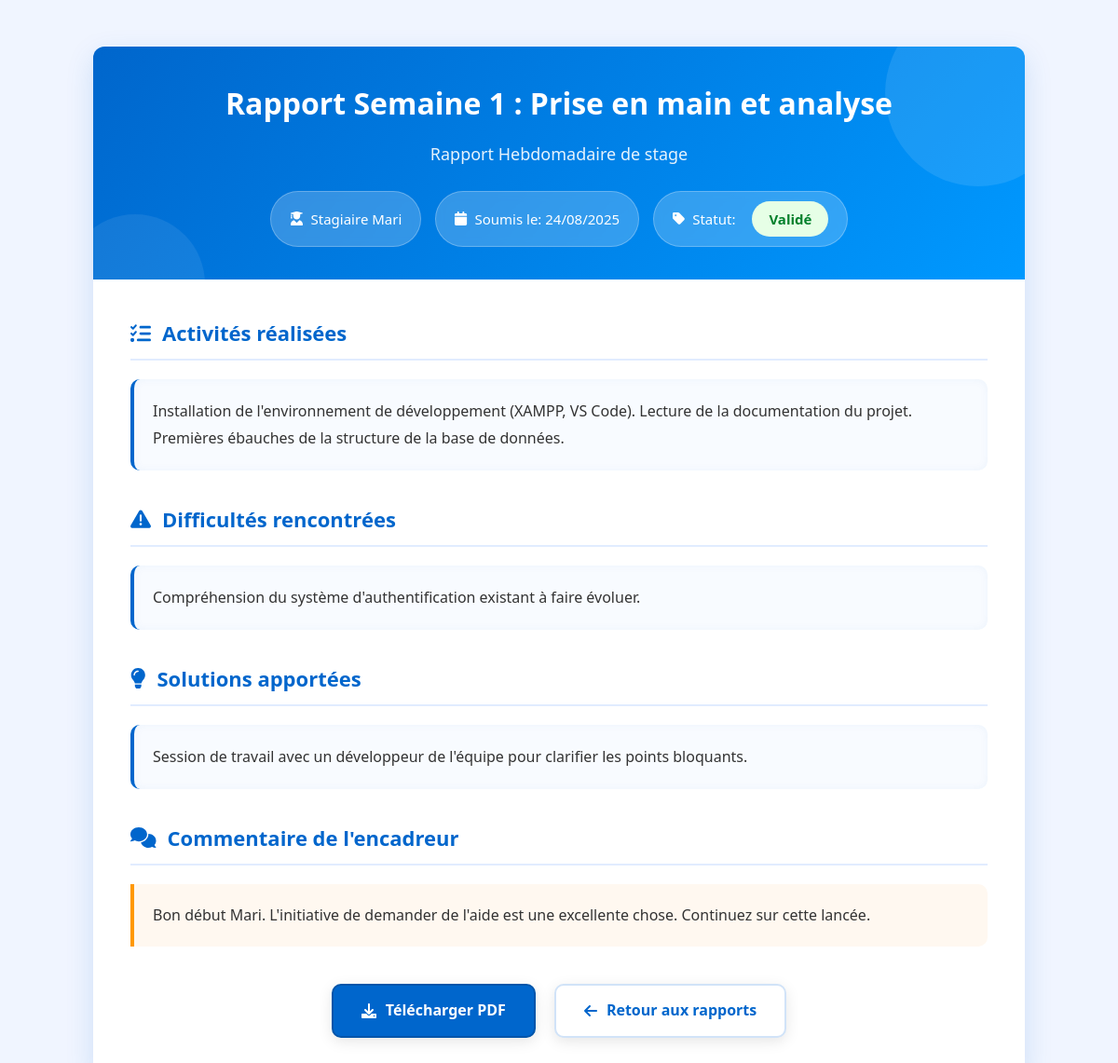
Screenshot of /voir_rapport.php?id=1 (signed in) with the database file from the repository.
### tables this page shows
CREATE TABLE `rapports` (
  `id` int(11) NOT NULL,
  `stagiaire_id` int(11) NOT NULL,
  `tache_id` int(11) DEFAULT NULL,
  `type` enum('journalier','hebdomadaire','mensuel') NOT NULL,
  `titre` varchar(255) NOT NULL,
  `activites` text NOT NULL,
  `difficultes` text NOT NULL,
  `solutions` text NOT NULL,
  `date_soumission` timestamp NOT NULL DEFAULT current_timestamp(),
  `statut` enum('en attente','validé','rejeté') DEFAULT 'en attente',
  `commentaire_encadreur` text DEFAULT NULL,
  `fichier_pdf` varchar(255) DEFAULT NULL,
  `date_validation` timestamp NULL DEFAULT NULL
);

CREATE TABLE `utilisateurs` (
  `id` int(11) NOT NULL,
  `nom` varchar(50) NOT NULL,
  `prenom` varchar(50) NOT NULL,
  `email` varchar(100) NOT NULL,
  `password` varchar(255) NOT NULL,
  `role` enum('stagiaire','encadreur','admin') NOT NULL,
  `statut` enum('actif','bloque') NOT NULL DEFAULT 'actif',
  `sex` enum('M','F') NOT NULL DEFAULT 'M',
  `telephone` varchar(20) DEFAULT NULL,
  `encadreur_id` int(11) DEFAULT NULL
);

### voir_rapport.php (the view, shortened to what this page needs)
<?php
require_once 'classes/Rapport.php';
if (isset($_GET['id'])) {
    $rapport_id = intval($_GET['id']);
    $db = Database::getConnection();
    $sql = "SELECT r.*, u.nom AS stag_nom, u.prenom AS stag_prenom
            FROM rapports r
            JOIN utilisateurs u ON r.stagiaire_id = u.id
            WHERE r.id = ?";
    $stmt = $db->prepare($sql);
    $stmt->bind_param("i", $rapport_id);
    $stmt->execute();
    $result = $stmt->get_result();
    if ($result->num_rows > 0) {
        $rapport = $result->fetch_assoc();
    } else {
        die("Rapport non trouvé");
    }
} else {
    die("ID de rapport non spécifié");
}
?>
<!DOCTYPE html>
<html lang="fr">
<head>
    <link href="https://cdnjs.cloudflare.com/ajax/libs/font-awesome/6.0.0/css/all.min.css" rel="stylesheet">
</head>
<body>
    <div class="rapport-container">
        <div class="rapport-header">
            <h1 class="rapport-title"><?= htmlspecialchars($rapport['titre']) ?></h1>
            <div class="rapport-subtitle">Rapport <?= ucfirst($rapport['type']) ?> de stage</div>
            <div class="rapport-meta">
                <div class="meta-item">
                    <i class="fas fa-user-graduate"></i>
                    <?= htmlspecialchars($rapport['stag_prenom'] . ' ' . $rapport['stag_nom']) ?>
                </div>
                <div class="meta-item">
                    <i class="fas fa-calendar"></i>
                    Soumis le: <?= date('d/m/Y', strtotime($rapport['date_soumission'])) ?>
                </div>
                <div class="meta-item">
                    <i class="fas fa-tag"></i>
                    Statut:
                    <span class="status-badge status-<?= str_replace(' ', '_', $rapport['statut']) ?>">
                        <?= ucfirst($rapport['statut']) ?>
                    </span>
                </div>
            </div>
        </div>
        <div class="rapport-body">
            <div class="rapport-section">
                <h2 class="section-title">
                    <i class="fas fa-tasks"></i>
                    Activités réalisées
                </h2>
                <div class="section-content"><?= htmlspecialchars($rapport['activites']) ?></div>
            </div>
            <div class="rapport-section">
                <h2 class="section-title">
                    <i class="fas fa-exclamation-triangle"></i>
                    Difficultés rencontrées
                </h2>
                <div class="section-content"><?= htmlspecialchars($rapport['difficultes']) ?></div>
            </div>
            <div class="rapport-section">
                <h2 class="section-title">
                    <i class="fas fa-lightbulb"></i>
                    Solutions apportées
                </h2>
                <div class="section-content"><?= htmlspecialchars($rapport['solutions']) ?></div>
            </div>
            <?php if (!empty($rapport['commentaire_encadreur'])): ?>
            <div class="rapport-section">
                <h2 class="section-title">
                    <i class="fas fa-comments"></i>
                    Commentaire de l'encadreur
                </h2>
                <div class="comment-section">
                    <?= htmlspecialchars($rapport['commentaire_encadreur']) ?>
                </div>
            </div>
            <?php endif; ?>
            <div class="actions">
                <a href="telecharger_rapport.php?id=<?= $rapport['id'] ?>" class="btn btn-download">
                    <i class="fas fa-download"></i> Télécharger PDF
                </a>
                <a href="dashboardEncadreur.php?tab=rapports" class="btn btn-back">
                    <i class="fas fa-arrow-left"></i> Retour aux rapports
                </a>
            </div>
        </div>
    </div>
</body>
</html>

### voir_rapport.php (style rules this page uses)
* { margin: 0; padding: 0; box-sizing: border-box; }
body { font-family: 'Segoe UI', Tahoma, Geneva, Verdana, sans-serif; background-color: #f0f5ff; color: #333; line-height: 1.6; padding: 20px; }
.rapport-container { max-width: 1000px; margin: 30px auto; background: white; border-radius: 12px; box-shadow: 0 10px 30px rgba(0, 102, 204, 0.15); overflow: hidden; }
.rapport-header { background: linear-gradient(135deg, #0066cc, #0099ff); color: white; padding: 35px 30px; text-align: center; position: relative; overflow: hidden; }
.rapport-header:before { content: ""; position: absolute; top: -50px; right: -50px; width: 200px; height: 200px; background: rgba(255, 255, 255, 0.1); border-radius: 50%; }
.rapport-header:after { content: ""; position: absolute; bottom: -80px; left: -30px; width: 150px; height: 150px; background: rgba(255, 255, 255, 0.08); border-radius: 50%; }
.rapport-title { font-size: 32px; margin-bottom: 15px; font-weight: 600; position: relative; z-index: 1; }
.rapport-subtitle { font-size: 18px; opacity: 0.9; max-width: 700px; margin: 0 auto; position: relative; z-index: 1; }
.rapport-meta { display: flex; justify-content: center; flex-wrap: wrap; gap: 15px; margin-top: 25px; position: relative; z-index: 1; }
.meta-item { background: rgba(255, 255, 255, 0.2); padding: 10px 20px; border-radius: 30px; font-size: 15px; display: flex; align-items: center; gap: 8px; backdrop-filter: blur(5px); border: 1px solid rgba(255, 255, 255, 0.25); }
.rapport-body { padding: 40px; }
.rapport-section { margin-bottom: 35px; }
.section-title { color: #0066cc; font-size: 22px; margin-bottom: 20px; padding-bottom: 10px; border-bottom: 2px solid #e1ecff; display: flex; align-items: center; gap: 12px; font-weight: 600; }
.section-content { padding: 20px; background: #f8fbff; border-radius: 10px; white-space: pre-line; line-height: 1.8; font-size: 16px; border-left: 4px solid #0066cc; box-shadow: inset 0 0 10px rgba(0, 102, 204, 0.05); }
.status-badge { padding: 7px 18px; border-radius: 30px; font-weight: 600; margin-left: 10px; display: inline-block; }
.status-validé { background: #e6ffe6; color: #00802b; }
.actions { display: flex; gap: 20px; justify-content: center; margin-top: 40px; flex-wrap: wrap; }
.btn { padding: 14px 30px; border-radius: 10px; text-decoration: none; font-weight: 600; display: inline-flex; align-items: center; gap: 10px; transition: all 0.3s; font-size: 16px; box-shadow: 0 4px 15px rgba(0, 0, 0, 0.1); }
.btn-download { background: #0066cc; color: white; border: 2px solid #0055aa; }
.btn-back { background: white; color: #0066cc; border: 2px solid #d1e3f8; }
.comment-section { background: #fff8f0; border-left: 4px solid #ff9900; padding: 20px; border-radius: 0 10px 10px 0; margin-top: 15px; font-size: 16px; line-height: 1.7; }

### rows the page displays
rapports: titre "Rapport Semaine 1 : Prise en main et analyse", type "Hebdomadaire", stagiaire.nom "Stagiaire Mari", date_soumission "24/08/2025", statut "Validé", activites "Installation de l'environnement de développement (XAMPP, VS Code). Lecture de la documentation du projet. Premières ébauches de la structure de la base de données.", difficultes "Compréhension du système d'authentification existant à faire évoluer.", solutions "Session de travail avec un développeur de l'équipe pour clarifier les points bloquants.", commentaire_encadreur "Bon début Mari. L'initiative de demander de l'aide est une excellente chose. Continuez sur cette lancée."
